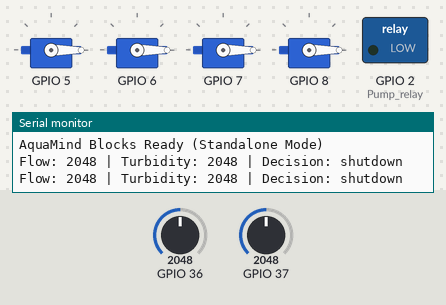
Simulated run of this sketch. Board: ESP32. On the bench: 4 × servo, switched loads named in the sketch (green lamp = pin HIGH), the last lines printed to the serial monitor. Inputs (shaded band) come from the test bench; at power-on: GPIO 37 = 2048, GPIO 36 = 2048. WiFi joins after 1.5 s; servers stay silent unless stated.

Above: at 5.8 s.
5.9 s: GPIO 37 set to 864
11.9 s: GPIO 37 set to 766
At 15.7 s:
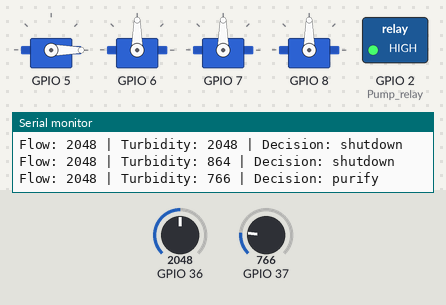
17.9 s: GPIO 37 set to 627
23.9 s: GPIO 37 set to 541
At 25.7 s:
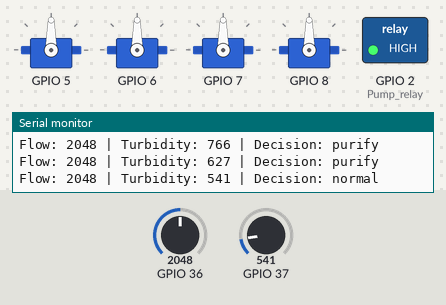
29.9 s: GPIO 37 set to 640
At 30.7 s:
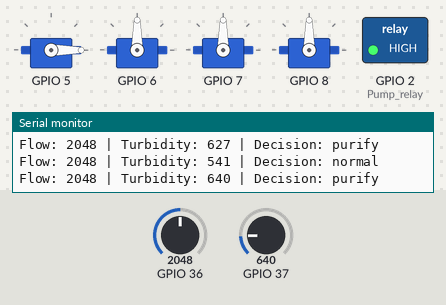
35.9 s: GPIO 37 set to 560
At 40.8 s:
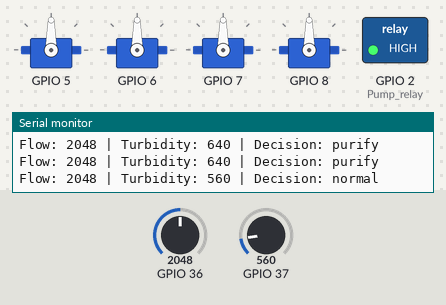
Timing chart, 0 to 42.3 s (numbered marks = the images above; inputs shaded):
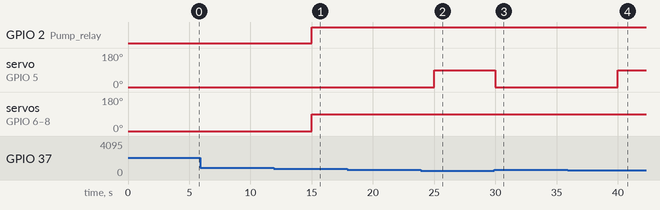

Measured:
- the behaviour switches between 801 and 800 on GPIO 37 (found by bisection; images 0 and 1)
- the behaviour switches between 601 and 600 on GPIO 37 (found by bisection; images 1 and 2)
- after the input at 11.9 s, GPIO 2 (Pump_relay): LOW → HIGH after 3.1 s; servo on GPIO 6–8: 0° → 90° after 3.1 s
- after the input at 23.9 s, servo on GPIO 5: 0° → 90° after 1.1 s
- after the input at 29.9 s, servo on GPIO 5: 90° → 0° after 0.11 s
- after the input at 35.9 s, servo on GPIO 5: 0° → 90° after 4.1 s

The sketch:

aquamind_standalone.ino
```cpp
#include <WiFi.h>
#include <ESP32Servo.h>

// Credentials - YOU PROVIDE THESE
const char* ssid = "YOUR_WIFI_SSID";
const char* password = "YOUR_WIFI_PASSWORD";

Servo valves[4];

struct SensorData {
  float flow;
  float turbidity;
  bool anomaly;
};

void setup() {
  Serial.begin(115200);

  // Initialize hardware
  pinMode(2, OUTPUT); // Pump relay
  for(int i = 0; i < 4; i++) {
    valves[i].attach(5 + i);
  }

  // Connect WiFi (optional for standalone)
  WiFi.begin(ssid, password);

  Serial.println("AquaMind Blocks Ready (Standalone Mode)");
}

void loop() {
  SensorData data = readSensors();
  String decision = makeLocalDecision(data);
  executeDecision(decision);

  printStatus(data, decision);
  delay(5000);
}

SensorData readSensors() {
  SensorData data;
  data.flow = analogRead(A0);
  data.turbidity = analogRead(A1);
  data.anomaly = (data.turbidity > 600 || data.flow < 100);
  return data;
}

String makeLocalDecision(SensorData data) {
  if (data.turbidity > 800 || data.flow < 50) {
    return "shutdown";
  } else if (data.anomaly) {
    return "purify";
  } else {
    return "normal";
  }
}

void executeDecision(String decision) {
  if(decision == "shutdown") {
    digitalWrite(2, LOW);
    for(int i = 0; i < 4; i++) valves[i].write(0);
  } else if(decision == "purify") {
    digitalWrite(2, HIGH);
    valves[0].write(0);
    for(int i = 1; i < 4; i++) valves[i].write(90);
  } else {
    digitalWrite(2, HIGH);
    for(int i = 0; i < 4; i++) valves[i].write(90);
  }
}

void printStatus(SensorData data, String decision) {
  Serial.printf("Flow: %.0f | Turbidity: %.0f | Decision: %s\n",
                data.flow, data.turbidity, decision.c_str());
}
```
